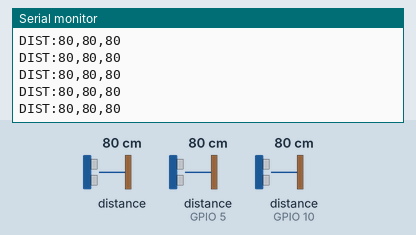
A sketch run on a simulated ESP32-C3. Shown: the last lines printed to the serial monitor. Wiring (inferred from the names in the program): 2 × ultrasonic range finder: trigger GPIO 4, echo GPIO 5 / trigger GPIO 8, echo GPIO 10. The inputs (shaded band) are chosen by the test bench; at power-on: distance to the obstacle 80 cm, distance to the obstacle (sensors on GPIO 5, GPIO 10) 80 cm. The echo pulse lasts 58.3 µs per cm.

Above: at 1.4 s.
1.5 s: distance to the obstacle (sensor 0) set to 2 cm
At 1.59 s:
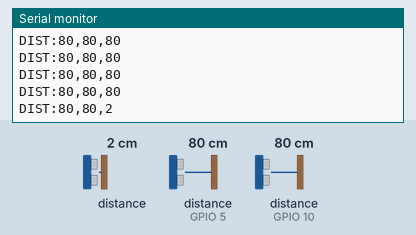
3.0 s: distance to the obstacle (sensor on GPIO 5) set to 18 cm
At 3.13 s:
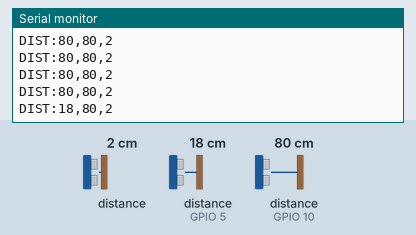
4.5 s: distance to the obstacle (sensor on GPIO 10) set to 18 cm
At 4.53 s:
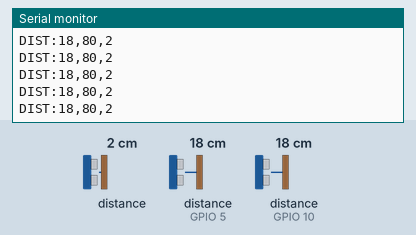
6.0 s: distance to the obstacle (sensor 0) set to 4 cm
At 6.06 s:
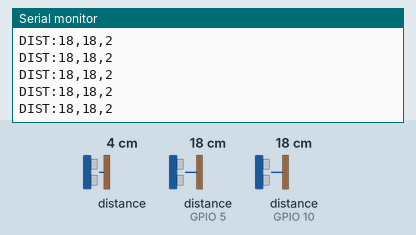
7.5 s: distance to the obstacle (sensor on GPIO 5) set to 2 cm
At 7.53 s:
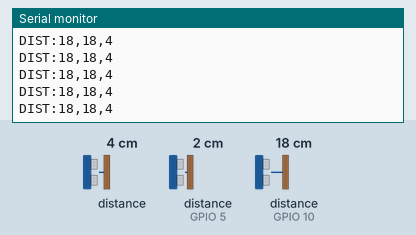
9.0 s: distance to the obstacle (sensor on GPIO 10) set to 2 cm
At 9.0 s:
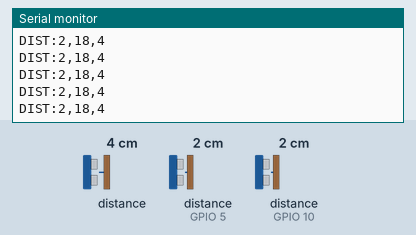
Timing chart, 0 to 11.5 s (numbered marks = the images above; inputs shaded):
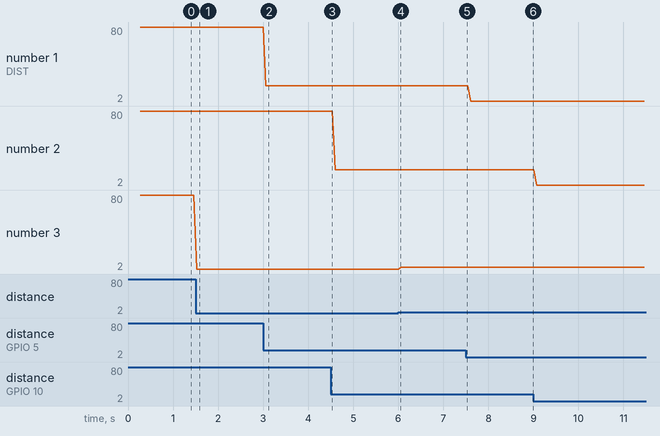

Measured:
- after the input at 1.5 s, the serial monitor: prints a new line at once (image 1)
- after the input at 3.0 s, the serial monitor: prints a new line after 0.06 s (image 2)
- plotted number 1: 80 → 18 after the input at 3.0 s
- plotted number 3: 80 → 2 after the input at 1.5 s, 2 → 4 after the input at 6.0 s

The sketch:

slave.ino
```cpp
/*************************************************
 * M5Stamp C3 SLAVE
 *  - RB ultrasonic: TRIG=4  ECHO=5
 *  - RF ultrasonic: TRIG=8  ECHO=10
 *  - Front ToF: VL53L0X over I2C (SDA=7, SCL=6)
 *
 * UART output:
 *   DIST:<RB_cm>,<RF_cm>,<F_cm>\n
 *
 * Key fix:
 *  - ToF uses a DIFFERENT stabilizer (no ultrasonic "tiny spike reject")
 *************************************************/

#include <Arduino.h>
#include <Wire.h>
#include <Adafruit_VL53L0X.h>

HardwareSerial MasterSerial(0);

// ---------- Ultrasonic Pins ----------
const int TRIG_RB = 4;
const int ECHO_RB = 5;

const int TRIG_RF = 8;
const int ECHO_RF = 10;

// ---------- I2C (ToF) ----------
const int I2C_SDA = 7;
const int I2C_SCL = 6;

// ---------- UART ----------
const int UART_RX_PIN = 20;
const int UART_TX_PIN = 21;

// ---------- Timing ----------
const unsigned long MEAS_INTERVAL_MS = 70;     // ~14 Hz
const unsigned long PULSE_TIMEOUT_US = 10000;  // ultrasonic timeout //was 20000 ///////////////////////////////////////////
const int BETWEEN_SENSORS_MS = 5; //////////////////////////////////////////was 35////////////////////////////////////////

// ---------- Ranges ----------
const uint16_t MIN_VALID_CM = 2;
const uint16_t MAX_VALID_CM = 200;

// ---------- Miss handling ----------
const uint8_t MISS_LIMIT = 1;

// ---------- ToF ----------
Adafruit_VL53L0X tof;

// ---------- Ultrasonic helpers ----------
uint16_t pingOnceCm(int trigPin, int echoPin) {
  digitalWrite(trigPin, LOW);
  delayMicroseconds(2);
  digitalWrite(trigPin, HIGH);
  delayMicroseconds(10);
  digitalWrite(trigPin, LOW);

  unsigned long dur = pulseIn(echoPin, HIGH, PULSE_TIMEOUT_US);
  if (dur == 0) return 0;

  uint16_t cm = (uint16_t)(dur / 58);
  if (cm < MIN_VALID_CM || cm > MAX_VALID_CM) return 0;
  return cm;
}

uint16_t median3(uint16_t a, uint16_t b, uint16_t c) {
  if ((a >= b && a <= c) || (a >= c && a <= b)) return a;
  if ((b >= a && b <= c) || (b >= c && b <= a)) return b;
  return c;
}

uint16_t readUltrasonicRobust(int trigPin, int echoPin) { ////////////////////////////////////changed to diff func///////////
  uint16_t a = pingOnceCm(trigPin, echoPin);
  delay(3);
  uint16_t b = pingOnceCm(trigPin, echoPin);
  if (a == 0) return b;
  if (b == 0) return a;
  return (a + b) / 2;
}

// ---------- ToF read (cm) ----------
uint16_t readToFCm() {
  VL53L0X_RangingMeasurementData_t m;
  tof.rangingTest(&m, false);

  if (m.RangeStatus != 0) return 0;

  uint16_t cm = (uint16_t)(m.RangeMilliMeter / 10);
  if (cm < MIN_VALID_CM || cm > MAX_VALID_CM) return 0;
  return cm;
}

// ---------- Stabilize for ULTRASONIC (keeps your spike reject) ----------
uint16_t stabilizeUltrasonic(uint16_t newV,
                             uint16_t &lastV,
                             uint8_t &missCount) {
  if (newV == 0) {
    if (missCount < MISS_LIMIT) {
      missCount++;
      return lastV;
    } else {
      lastV = 0;
      return 0;
    }
  }

  missCount = 0;

  // ultrasonic-only: reject sudden tiny spikes
  if (lastV != 0 && newV <= 10 && lastV >= 20) {
    return lastV;
  }

  lastV = newV;
  return newV;
}

// ---------- Stabilize for ToF (NO spike reject) ----------
uint16_t stabilizeToF(uint16_t newV,
                      uint16_t &lastV,
                      uint8_t &missCount) {
  if (newV == 0) {
    if (missCount < MISS_LIMIT) {
      missCount++;
      return lastV;   // short hold is ok
    } else {
      lastV = 0;
      return 0;
    }
  }

  missCount = 0;

  // NO ultrasonic-style spike reject here.
  lastV = newV;
  return newV;
}

// last-good + miss counters
uint16_t lastRB = 0, lastRF = 0, lastF = 0;
uint8_t missRB = 0, missRF = 0, missF = 0;

void setup() {
  Serial.begin(115200);
  delay(200);

  pinMode(TRIG_RB, OUTPUT); pinMode(ECHO_RB, INPUT);
  pinMode(TRIG_RF, OUTPUT); pinMode(ECHO_RF, INPUT);
  digitalWrite(TRIG_RB, LOW);
  digitalWrite(TRIG_RF, LOW);

  MasterSerial.begin(115200, SERIAL_8N1, UART_RX_PIN, UART_TX_PIN);
  MasterSerial.setTimeout(10);

  Wire.begin(I2C_SDA, I2C_SCL);
  Wire.setClock(400000); //was 100000 //////////////////////////////////////////////////////////////////////

  if (!tof.begin()) {
    Serial.println("VL53L0X NOT FOUND (check SDA=7 SCL=6, VIN=3.3V, GND)");
  } else {
    Serial.println("VL53L0X OK");
    //tof.configSensor(Adafruit_VL53L0X::VL53L0X_SENSE_LONG_RANGE);
  }
}

void loop() {
  static unsigned long lastT = 0;
  unsigned long now = millis();
  if (now - lastT < MEAS_INTERVAL_MS) return;
  lastT = now;

  uint16_t rbNew = readUltrasonicRobust(TRIG_RB, ECHO_RB);
  uint16_t rb    = stabilizeUltrasonic(rbNew, lastRB, missRB);
  delay(BETWEEN_SENSORS_MS);

  uint16_t rfNew = readUltrasonicRobust(TRIG_RF, ECHO_RF);
  uint16_t rf    = stabilizeUltrasonic(rfNew, lastRF, missRF);
  delay(BETWEEN_SENSORS_MS);

  uint16_t fNew  = readToFCm();
  uint16_t f     = stabilizeToF(fNew, lastF, missF);

  MasterSerial.printf("DIST:%u,%u,%u\n", rb, rf, f);
}
```
